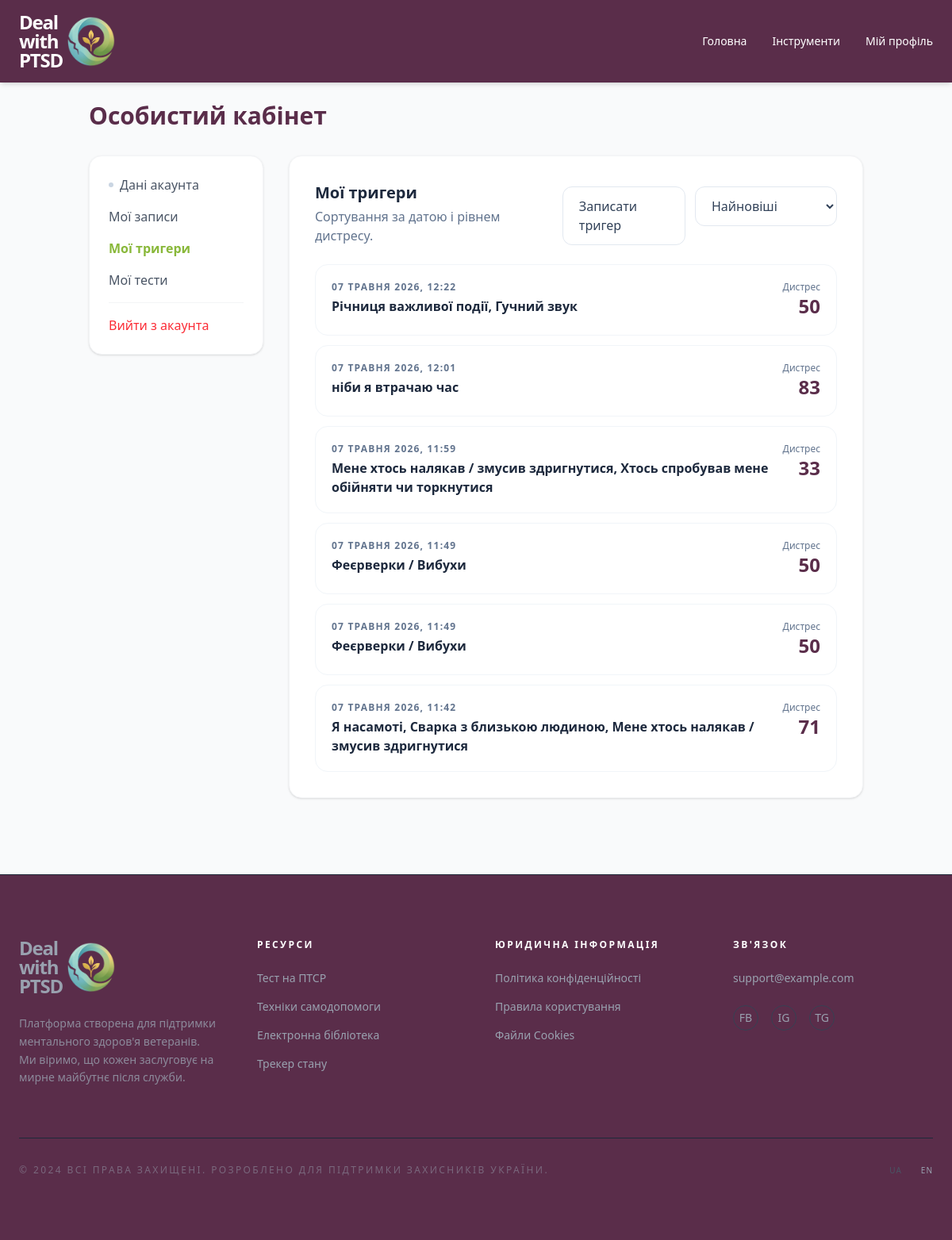
The app's page /accounts/profile/triggers/ (signed in) with its own data.
### tools/models.py (models this page shows, shortened)
class TriggerLog(models.Model):
    user = models.ForeignKey(settings.AUTH_USER_MODEL, on_delete=models.CASCADE, related_name='trigger_logs')
    created_at = models.DateTimeField(auto_now_add=True)
    triggers = models.ManyToManyField(TriggerOption, blank=True)
    custom_trigger = models.CharField(max_length=255, blank=True, help_text="Якщо користувач ввів свій варіант")
    distress_level = models.PositiveIntegerField(default=0)
    contexts = models.ManyToManyField(ContextOption, blank=True)
    custom_context = models.CharField(max_length=255, blank=True)
    class Meta:
        ordering = ['-created_at']

class TriggerOption(models.Model):
    name = models.CharField(max_length=255)
    user = models.ForeignKey(settings.AUTH_USER_MODEL, on_delete=models.CASCADE, null=True, blank=True)

### accounts/views.py (the view)
# urls.py: path('profile/triggers/', views.profile_triggers_view, name='profile_triggers'),
@login_required
def profile_triggers_view(request):
    sort = request.GET.get('sort', 'newest')
    ordering_map = {
        'newest': ('-created_at', '-id'),
        'oldest': ('created_at', 'id'),
        'highest': ('-distress_level', '-created_at', '-id'),
        'lowest': ('distress_level', '-created_at', '-id'),
    }
    trigger_logs = TriggerLog.objects.filter(user=request.user).order_by(*ordering_map.get(sort, ('-created_at', '-id')))
    return render(
        request,
        'accounts/profile_triggers.html',
        {
            'user': request.user,
            'active_tab': 'triggers',
            'trigger_logs': trigger_logs,
            'selected_sort': sort,
        },
    )

### accounts/templates/accounts/profile_triggers.html (shortened to what this page needs)
{% extends "base.html" %}
{% block content %}
    <div class="max-w-5xl mx-auto px-6 pt-32 pb-24">
        <h1 class="text-3xl font-bold text-[#5a2d4a] mb-8">Особистий кабінет</h1>
        <div class="grid grid-cols-1 md:grid-cols-4 gap-8">
            {% include "accounts/partials/profile_sidebar.html" with active_tab=active_tab %}
            <div class="md:col-span-3 bg-white p-8 rounded-2xl shadow-sm border border-gray-100">
                <div class="flex flex-col sm:flex-row sm:items-end sm:justify-between gap-4">
                    <div>
                        <h2 class="text-xl font-bold text-slate-800">Мої тригери</h2>
                        <p class="text-slate-500 mt-1">Сортування за датою і рівнем дистресу.</p>
                    </div>
                    <div class="flex gap-3">
                        <a href="{% url 'tools:trigger_map' %}" class="inline-flex items-center justify-center px-5 py-3 rounded-xl bg-white text-slate-700 border border-slate-200 hover:bg-slate-50 transition">
                            Записати тригер
                        </a>
                        <form method="get">
                            <select name="sort" onchange="this.form.submit()" class="px-4 py-3 rounded-xl border border-slate-200 bg-white text-slate-700">
                                <option value="newest" {% if selected_sort == "newest" %}selected{% endif %}>Найновіші</option>
                            </select>
                        </form>
                    </div>
                </div>
                <div class="mt-6 space-y-3">
                    {% if trigger_logs %}
                        {% for log in trigger_logs %}
                            <a href="{% url 'tools:trigger_summary' log_id=log.id %}"
                               class="block rounded-2xl border border-slate-100 p-5 hover:bg-slate-50 transition">
                                <div class="flex items-start justify-between gap-4">
                                    <div>
                                        <div class="text-xs font-semibold tracking-widest uppercase text-slate-500">
                                            {{ log.created_at|date:"d E Y, H:i" }}
                                        </div>
                                        <div class="mt-1 font-semibold text-slate-800">
                                            {% for t in log.triggers.all %}{{ t.name }}{% if not forloop.last %}, {% endif %}{% endfor %}
                                            {% if log.custom_trigger %}
                                                {{ log.custom_trigger }}
                                            {% endif %}
                                        </div>
                                    </div>
                                    <div class="text-right">
                                        <div class="text-xs text-slate-500">Дистрес</div>
                                        <div class="text-2xl font-bold text-[#5a2d4a]">{{ log.distress_level }}</div>
                                    </div>
                                </div>
                            </a>
                        {% endfor %}
                    {% else %}
                        <div class="rounded-2xl border border-slate-100 bg-slate-50 p-6 text-slate-600">
                            Записів тригерів поки немає.
                        </div>
                    {% endif %}
                </div>
            </div>
        </div>
    </div>
{% endblock %}

### records on screen
TriggerLog: created_at "07 ТРАВНЯ 2026, 12:22", distress_level "50"
TriggerOption: name "Річниця важливої події"
TriggerOption: name "Гучний звук"
TriggerLog: created_at "07 ТРАВНЯ 2026, 12:01", custom_trigger "ніби я втрачаю час", distress_level "83"
TriggerLog: created_at "07 ТРАВНЯ 2026, 11:59", distress_level "33"
TriggerOption: name "Мене хтось налякав / змусив здригнутися"
TriggerOption: name "Хтось спробував мене обійняти чи торкнутися"
TriggerLog: created_at "07 ТРАВНЯ 2026, 11:49", distress_level "50"
TriggerOption: name "Феєрверки / Вибухи"
TriggerLog: created_at "07 ТРАВНЯ 2026, 11:49", distress_level "50"
TriggerLog: created_at "07 ТРАВНЯ 2026, 11:42", distress_level "71"
TriggerOption: name "Я насамоті"
TriggerOption: name "Сварка з близькою людиною"
